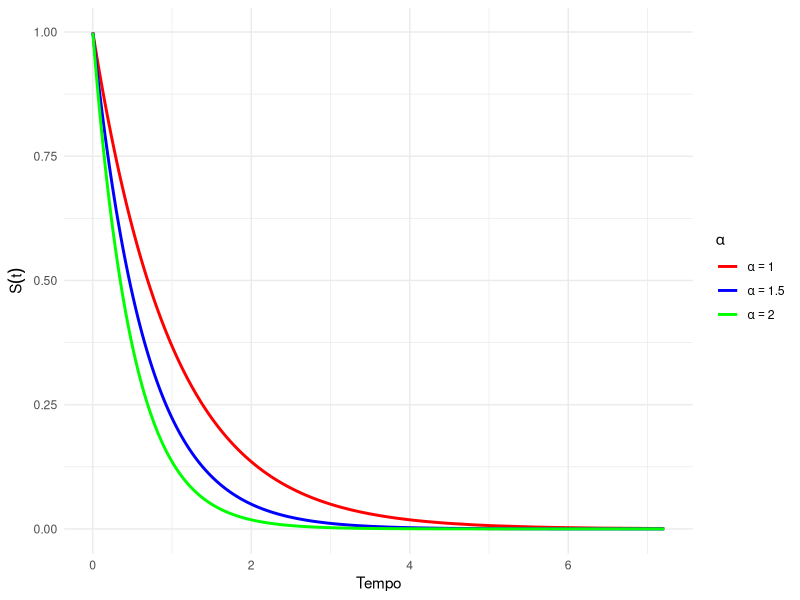
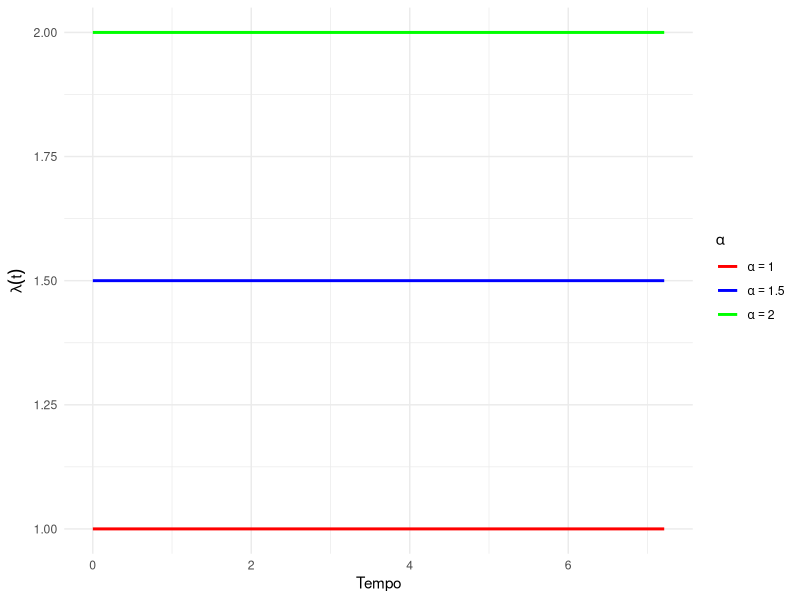
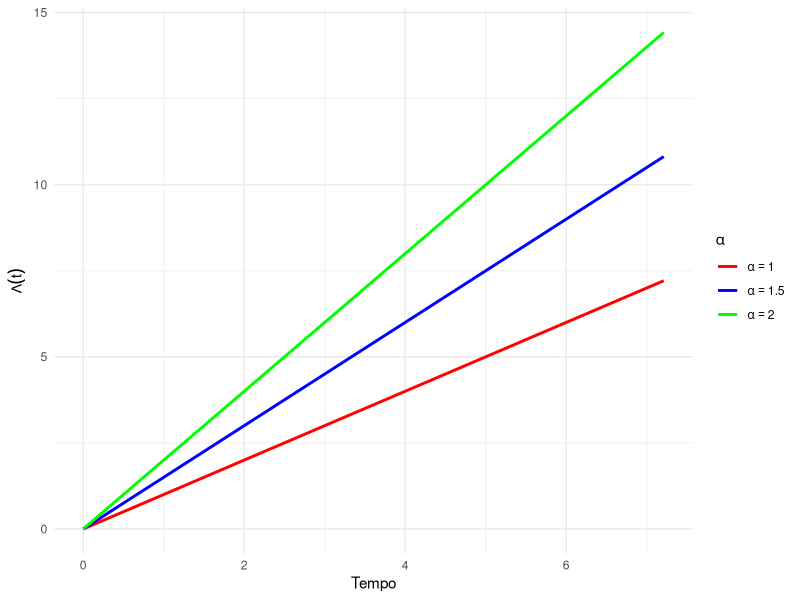
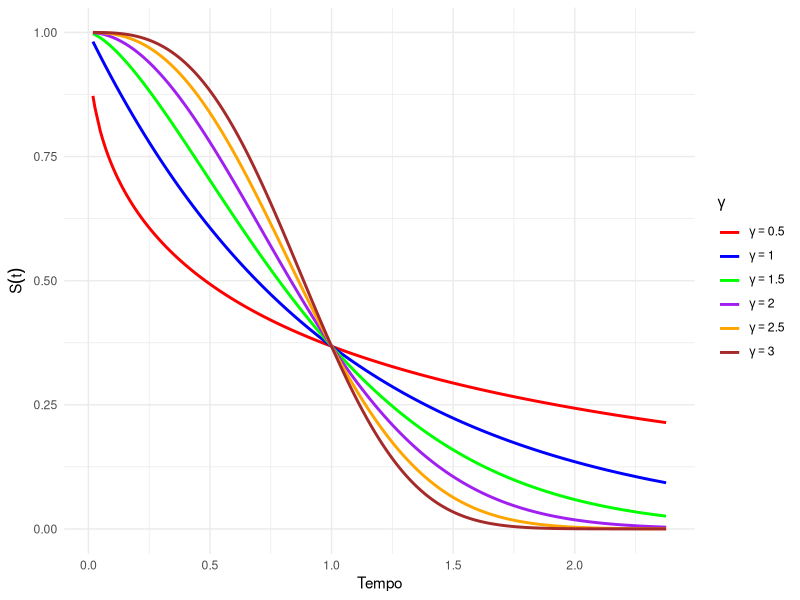
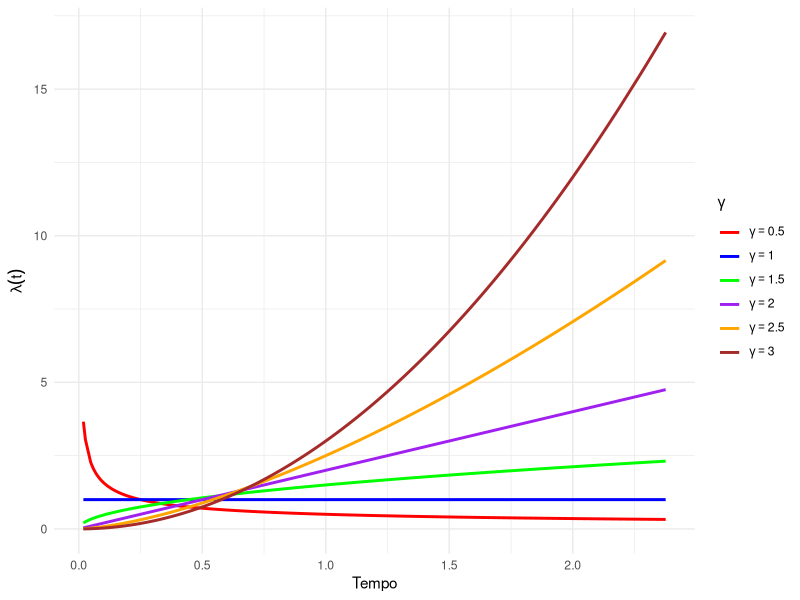
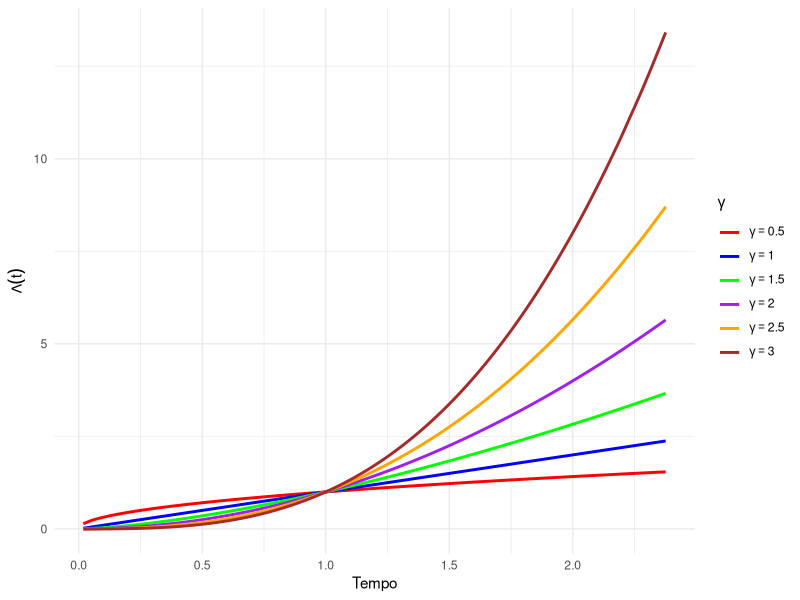

The R script that drew these images, in order:
# -----------------------
# [1] ATIVAÇÃO DE PACOTES
# -----------------------
library(ggplot2)

set.seed(123)
n <- 1000 # Tamanho da amostra simulada

# ---------------------------
# [2] DISTRIBUIÇÃO EXPONENCIAL
# ---------------------------

# -------------
# [2.1] FUNÇÕES
# -------------
# As funções de sobrevivência, risco e risco acumulado são simplificadas
Stexp <- function(t, alpha) exp(-alpha * t)
htexp <- function(alpha) rep(alpha, length(t))
Ltexp <- function(t, alpha) alpha * t

# ----------------------------------------
# [2.2] SIMULAÇÃO E VARIAÇÃO DE PARÂMETROS
# ----------------------------------------
tempo <- rexp(n, rate = 1) # Simulando dados de uma exponencial
alphas <- c(1, 1.5, 2)     # Valores de alpha a serem avaliados

# Criando um Data Frame com valores das funções
dados <- do.call(rbind, lapply(alphas, function(alpha) {
  data.frame(
    tempo = tempo,
    St = Stexp(tempo, alpha),
    ht = htexp(alpha),
    Lt = Ltexp(tempo, alpha),
    alpha = factor(alpha)
  )
}))

# -------------
# [2.3] GRÁFICOS
# -------------

# Criando uma função para gerar gráficos
plot_func <- function(data, y_var, y_label, color_values, y_expression) {
  ggplot(data, aes(x = tempo, y = !!sym(y_var), color = alpha)) +
    geom_line(stat = "summary", fun = mean, size = 1) +
    labs(x = "Tempo", y = y_expression, color = expression(alpha)) +
    scale_color_manual(values = color_values,
                       labels = lapply(alphas, function(a) bquote(alpha == .(a)))) +
    theme_minimal()
}

# Função de Sobrevivência
plot_func(dados, "St", "S(t)", c("red", "blue", "green"), expression(S(t)))

# Função de Risco
plot_func(dados, "ht", expression(lambda(t)), c("red", "blue", "green"), expression(lambda(t)))

# Função de Risco Acumulado
plot_func(dados, "Lt", expression(Lambda(t)), c("red", "blue", "green"), expression(Lambda(t)))

# ------------------------
# [3] DISTRIBUIÇÃO WEIBULL
# ------------------------

# -------------
# [3.1] FUNÇÕES
# -------------

# Funções para Weibull
StWei <- function(t, alpha, gamma) exp(-(alpha * t)^gamma)
htWei <- function(t, alpha, gamma) gamma * (alpha^gamma) * t^(gamma - 1)
LtWei <- function(t, alpha, gamma) (alpha * t)^gamma

# ----------------------------------------
# [3.2] SIMULAÇÃO E VARIAÇÃO DE PARÂMETROS
# ----------------------------------------

# Simulando dados de uma Weibull
tempo <- rweibull(n, shape = 2, scale = 1)
alpha <- 1   # Fixo para simplificar
gammas <- c(0.5, 1.0, 1.5, 2.0, 2.5, 3.0) # Valores de gamma

# Criando um Data Frame com valores das funções
dados <- do.call(rbind, lapply(gammas, function(gamma) {
  data.frame(
    tempo = tempo,
    St = StWei(tempo, alpha, gamma),
    ht = htWei(tempo, alpha, gamma),
    Lt = LtWei(tempo, alpha, gamma),
    gamma = factor(gamma)
  )
}))

# -------------
# [3.3] GRÁFICOS
# -------------

# Função genérica para gráficos
plot_func <- function(data, y_var, y_label, color_values, y_expression) {
  ggplot(data, aes(x = tempo, y = !!sym(y_var), color = gamma)) +
    geom_line(stat = "summary", fun = mean, size = 1) +
    labs(x = "Tempo", y = y_expression, color = expression(gamma)) +
    scale_color_manual(values = color_values,
                       labels = lapply(gammas, function(g) bquote(gamma == .(g)))) +
    theme_minimal()
}

# Paleta de cores
color_values <- c("red", "blue", "green", "purple", "orange", "brown")

# Função de Sobrevivência
plot_func(dados, "St", expression(S(t)), color_values, expression(S(t)))

# Função de Risco
plot_func(dados, "ht", expression(lambda(t)), color_values, expression(lambda(t)))

# Função de Risco Acumulado
plot_func(dados, "Lt", expression(Lambda(t)), color_values, expression(Lambda(t)))
